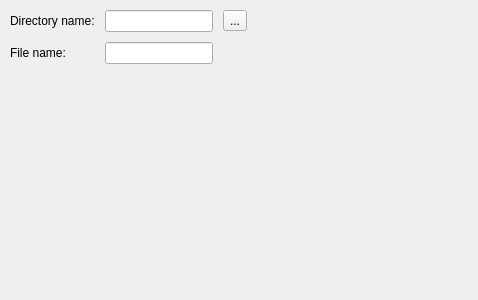
<?xml version="1.0" encoding="UTF-8"?>
<ui version="4.0">
 <class>PhotonMapExportDBParametersWidget</class>
 <widget class="QWidget" name="PhotonMapExportDBParametersWidget">
  <property name="geometry">
   <rect>
    <x>0</x>
    <y>0</y>
    <width>478</width>
    <height>300</height>
   </rect>
  </property>
  <property name="windowTitle">
   <string>Form</string>
  </property>
  <layout class="QGridLayout" name="mainLayout">
   <property name="margin">
    <number>10</number>
   </property>
   <property name="spacing">
    <number>10</number>
   </property>
   <item row="1" column="4">
    <widget class="QToolButton" name="selectDirectoryDBButton">
     <property name="text">
      <string>...</string>
     </property>
    </widget>
   </item>
   <item row="1" column="5">
    <spacer name="horizontalSpacer">
     <property name="orientation">
      <enum>Qt::Horizontal</enum>
     </property>
     <property name="sizeHint" stdset="0">
      <size>
       <width>40</width>
       <height>20</height>
      </size>
     </property>
    </spacer>
   </item>
   <item row="1" column="1" colspan="3">
    <widget class="QLineEdit" name="saveDirectoryDBLine"/>
   </item>
   <item row="1" column="0">
    <widget class="QLabel" name="direcotryDBLabel">
     <property name="text">
      <string>Directory name:</string>
     </property>
    </widget>
   </item>
   <item row="3" column="0">
    <spacer name="verticalSpacer">
     <property name="orientation">
      <enum>Qt::Vertical</enum>
     </property>
     <property name="sizeHint" stdset="0">
      <size>
       <width>20</width>
       <height>40</height>
      </size>
     </property>
    </spacer>
   </item>
   <item row="2" column="1" colspan="3">
    <widget class="QLineEdit" name="filenameDBLine"/>
   </item>
   <item row="2" column="0">
    <widget class="QLabel" name="filenameDBLabel">
     <property name="text">
      <string>File name:</string>
     </property>
    </widget>
   </item>
  </layout>
 </widget>
 <resources/>
 <connections/>
</ui>
